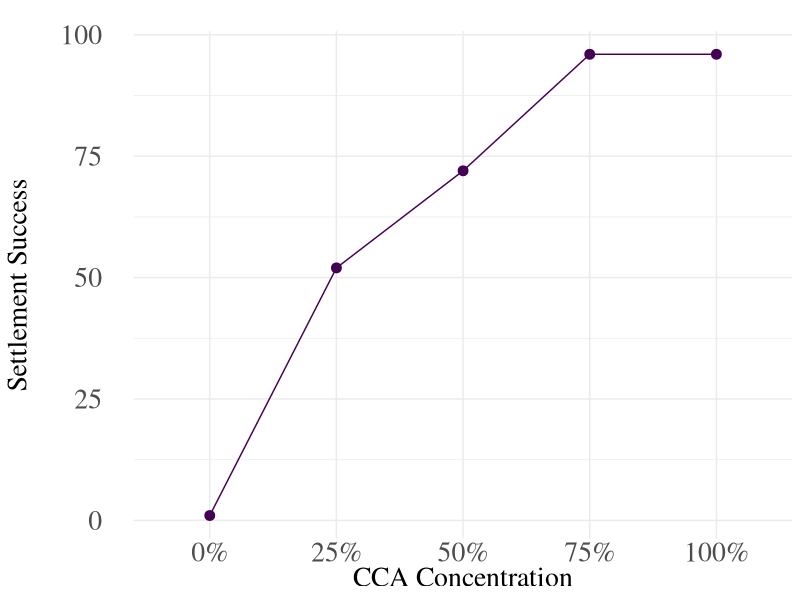

The R script that drew this image:
library(ggplot2)
library(viridis)

# Create a dataframe for the CCA sensitivity analysis results
data <- data.frame(
  CCA_Concentration = c("100%", "75%", "50%", "25%", "0%"),
  Settlement_Success = c(96, 96, 72, 52, 1)
)

data$CCA_Concentration <- factor(data$CCA_Concentration, 
                                 levels = c("0%", "25%", "50%", "75%", "100%"), 
                                 ordered = TRUE)

# Plot the line chart
ggplot(data, aes(x = CCA_Concentration, y = Settlement_Success, group = 1)) +
  geom_line(color = viridis(1, option = "D")) +
  geom_point(size = 3, color = viridis(1, option = "D")) +
  labs(title = "",
       x = "CCA Concentration",
       y = "Settlement Success") +
  theme_minimal() +
  theme(
    text = element_text(family = "serif"),
    axis.title.y = element_text(size = 20, margin = margin(r = 20)), 
    axis.title.x = element_text(size = 20, margin = margin(r = 20)),  
    axis.text.y = element_text(size = 20, margin = margin(r = 20)), 
    axis.text.x = element_text(size = 20, margin = margin(r = 20)),  
  )
